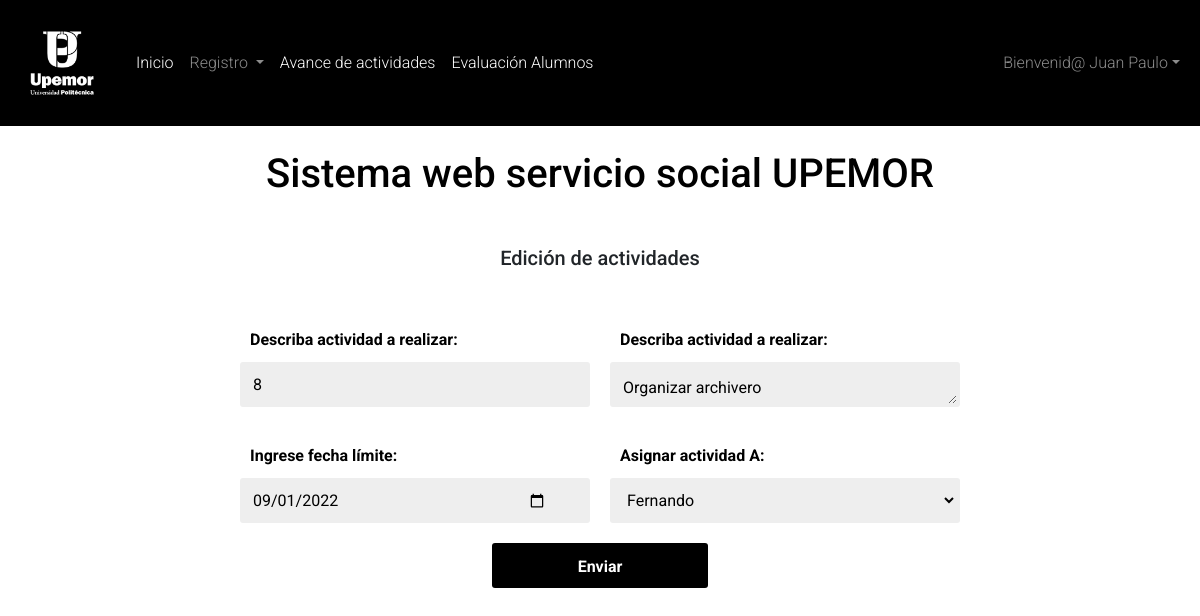
The page /vista/editarActividad.php?id=8 (signed in) on the database its author committed.
### tables this page shows
CREATE TABLE `imagenes` (
  `idImg` int(11) NOT NULL AUTO_INCREMENT,
  `descripcion` varchar(50) DEFAULT NULL,
  `lugarImg` varchar(30) DEFAULT NULL,
  `estado` tinyint(4) DEFAULT NULL,
  `foto` varchar(200) DEFAULT NULL,
  PRIMARY KEY (`idImg`)
);

CREATE TABLE `asignacion` (
  `idAsignacion` int(11) NOT NULL AUTO_INCREMENT,
  `actividadRealizar` varchar(500) DEFAULT NULL,
  `fecha` date DEFAULT NULL,
  `estado` varchar(50) DEFAULT NULL,
  `idAlta` int(11) DEFAULT NULL,
  PRIMARY KEY (`idAsignacion`),
  KEY `idAlta` (`idAlta`),
  CONSTRAINT `asignacion_ibfk_1` FOREIGN KEY (`idAlta`) REFERENCES `altalumno` (`idAlta`)
);

CREATE TABLE `alumnos` (
  `matriculaAlumno` varchar(50) NOT NULL,
  `nombreAlumno` varchar(50) DEFAULT NULL,
  `apellidoPpaterno` varchar(30) DEFAULT NULL,
  `apellidoMaterno` varchar(30) DEFAULT NULL,
  `correAlumno` varchar(50) DEFAULT NULL,
  `passwordAlumno` varchar(100) DEFAULT NULL,
  `fechaInicio` date DEFAULT NULL,
  `fechaFin` date DEFAULT NULL,
  `telefonoAlumno` varchar(50) DEFAULT NULL,
  `genero` varchar(10) DEFAULT NULL,
  `proceso` varchar(50) DEFAULT NULL,
  `idPrograma` int(11) DEFAULT NULL,
  `cuatrimestre` int(11) DEFAULT NULL,
  `grupo` varchar(1) DEFAULT NULL,
  `generacion` varchar(50) DEFAULT NULL,
  `rol` int(11) DEFAULT NULL,
  PRIMARY KEY (`matriculaAlumno`),
  KEY `idPrograma` (`idPrograma`),
  CONSTRAINT `alumnos_ibfk_1` FOREIGN KEY (`idPrograma`) REFERENCES `programaeducativo` (`idPrograma`)
);

### vista/editarActividad.php (the view, shortened to what this page needs)
<!doctype html>
<?php
  require("../conexion/connect_db.php");
  $resultAll = mysqli_query($mysqli," SELECT foto FROM imagenes WHERE estado = '1' && lugarImg = 'Logotipo' ORDER BY idImg DESC LIMIT 1; ");
  $rowData = mysqli_fetch_array($resultAll);
  if(isset($_GET['id'])){
    $id=$_GET['id'];
    $sql="SELECT * FROM asignacion INNER JOIN altalumno ON altalumno.idAlta = asignacion.idAlta INNER JOIN alumnos ON alumnos.matriculaAlumno = altalumno.matriculaAlumno WHERE idAsignacion ='$id'";
    $query=mysqli_query($mysqli,$sql);
    $row=mysqli_fetch_array($query);
  }
?>
<html lang="en">
  <head>
    <link href="https://cdn.jsdelivr.net/npm/bootstrap@5.0.2/dist/css/bootstrap.min.css" rel="stylesheet">
    <link rel="stylesheet" href="../vista/style/estilos.css" />
  </head>
  <body class="">
    <nav class="navbar navbar-expand-lg navbar navbar-dark bg-dark">
      <div class="container-fluid">
        <a class="navbar-brand" href="#">
          <img src="<?php echo $rowData['foto']; ?>" alt="logo" width="100">
        </a>
        <div class="collapse navbar-collapse" id="navbarSupportedContent">
          <ul class="navbar-nav me-auto mb-2 mb-lg-0">
            <li class="nav-item">
              <a class="nav-link active" aria-current="page" href="../vista/indexDocente.php">Inicio</a>
            </li>
            <li class="nav-item dropdown">
              <a class="nav-link dropdown-toggle" href="#" id="navbarDropdown" role="button" data-bs-toggle="dropdown" aria-expanded="false">
                Registro
              </a>
            </li>
            <li class="nav-item">
              <a class="nav-link active" aria-current="page" href="../vista/avanceActividades.php">Avance de actividades</a>
            </li>
            <li class="nav-item">
              <a class="nav-link active" aria-current="page" href="../vista/evaluacionAlumno.php">Evaluación Alumnos</a>
            </li>
            </ul>
          <ul class="navbar-nav">
              <li class="nav-item dropdown">
              <a class="nav-link dropdown-toggle" href="#" id="navbarDropdown" role="button" data-bs-toggle="dropdown" aria-expanded="false">Bienvenid@ <?php echo $_SESSION['nombreProfesor'] ?></a>
        </div>
      </div>
    </nav>
    <h1 class="font-weight-bold mb-4 text-center p-4">Sistema web servicio social UPEMOR</h1>
    <h5 class="text-dark text-center">Edición de actividades</h5>
    <main>
    <form class="formulario" id="formulario" method="post" action="../control/cambiarAsignacion.php">
      <div class="formulario__grupo" id="grupo__idAsignacion">
        <label for="idAsignacion" class="formulario__label">Describa actividad a realizar:</label>
        <div class="formulario__grupo-input">
          <input readonly type="list" class="formulario__input" name="idAsignacion" id="idAsignacion" value="<?php echo $row['idAsignacion']  ?>">
        </div>
      </div>
      <div class="formulario__grupo" id="grupo__actividadRealizar">
        <label for="actividadRealizar" class="formulario__label">Describa actividad a realizar:</label>
        <div class="formulario__grupo-input">
          <textarea class="formulario__input" name="actividadRealizar" id="actividadRealizar"><?php echo $row['actividadRealizar']  ?></textarea>
        </div>
      </div>
      <div class="formulario__grupo" id="grupo__fecha">
        <label for="fecha" class="formulario__label">Ingrese fecha límite:</label>
        <div class="formulario__grupo-input">
          <input type="date" class="formulario__input" name="fecha" id="fecha" value="<?php echo $row['fecha']  ?>" >
        </div>
      </div>
      <div class="formulario_grupo" id="grupo__nombreAlumno">
        <label for="nombreAlumno" class="formulario__label">Asignar actividad A:</label>
        <div class="formulario__grupo-input">
                    <select name="nombreAlumno" class="formulario__input" id="nombreAlumno">
                      <option value="<?php echo $row['nombreAlumno']  ?>" selected><?php echo $row['nombreAlumno']  ?></option>
                    </select>
        </div>
      </div>
      <div class="formulario__grupo formulario__grupo-btn-enviar">
        <button type="submit" class="formulario__btn" onclick="regAsig()">Enviar</button>
      </div>
    </form>
  </main>
  </body>
</html>

### vista/style/estilos.css (style rules this page uses)
:root { --dark: #000000; --dark-x: #1e2126; }
body { font-family: 'Roboto', sans-serif; font-weight: 300; color: var(--light); }
.bg-dark { background-color: var(--dark) !important; }
* { box-sizing: border-box; }
main { max-width: 800px; width: 90%; margin: auto; padding: 40px; }
.formulario { display: grid; grid-template-columns: 1fr 1fr; gap: 20px; }
.formulario__label { display: block; font-weight: 700; padding: 10px; cursor: pointer; }
.formulario__grupo-input { position: relative; }
.formulario__input { width: 100%; background: #eee; border: 3px solid transparent; border-radius: 3px; height: 45px; line-height: 45px; padding: 0 40px 0 10px; transition: .3s ease all; }
.formulario__grupo-terminos, .formulario__mensaje, .formulario__grupo-btn-enviar { grid-column: span 2; }
.formulario__grupo-btn-enviar { display: flex; flex-direction: column; align-items: center; }
.formulario__btn { height: 45px; line-height: 45px; width: 30%; background: #000; color: #fff; font-weight: bold; border: none; border-radius: 3px; cursor: pointer; transition: .1s ease all; }

### rows shown on the page
imagenes: foto (picture)
asignacion: idAsignacion "8", actividadRealizar "Organizar archivero", fecha "09/01/2022", nombreAlumno "Fernando"

### other values the page prints
$_SESSION['nombreProfesor'] "Juan Paulo"
